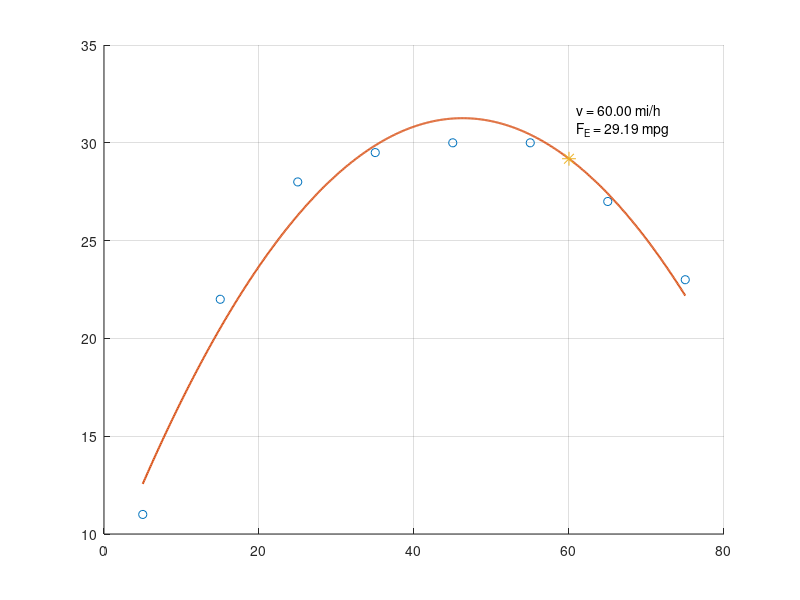

MATLAB code for this plot: (Note: this script raises an error after producing the figure.)
function pl5_q1
    % Curve fitting data with second-order polynomial
    
    % Speeds of car
    v = [5 : 10 : 75] ;
    v_fine = [5 : 0.1 : 75] ; %use finer speeds for higher resolution graph
    
    % Fuel efficiencies at those speeds
    F_E = [11 22 28 29.5 30 30 27 23] ;
    
    % Speed to be used in estimation
    estim_speed = 60 ;
    
    function plot_polyfit(x, y, degree, fig)
        p = polyfit(x, y, degree) ; %fit polynomial to data of given degree
        p_estims = polyval(p, v_fine) ; %use finer speeds to estimate

        % Plotting
        figure(fig) ;
        hold on ;
        grid on ;
        
        plot(x, y, 'o') ; %plot the given data
        plot(v_fine, p_estims, 'LineWidth', 1.5) ; %plot nth degree polynomial estimation
        
        estim_point = [estim_speed polyval(p, estim_speed)] ; %estimate at v=60
        
        plot(estim_point(1), estim_point(2), '*', 'MarkerSize', 10) ; %estimate the value at v=60
        point_label = sprintf('v = %0.2f mi/h\nF_E = %0.2f mpg', estim_point(1), estim_point(2)) ;
        text(estim_point(1)+1, estim_point(2)+2, point_label) ;
        xline(estim_speed, '--', 'color', [0.1 0.5 0.1]) ;
        yline(polyval(p, estim_speed), '--', 'color', [0.1 0.5 0.1]) ; %create intersecting lines at eval point

        xlabel('Speed [mi/h]') ;
        ylabel('Fuel efficiency [mpg]') ;
        title(['Fuel Efficiency vs. Speed (degree=', num2str(degree), ')']) ;
    end

    %% PLOTTING
    % Call the function twice for both degrees of polynomial estimation
    plot_polyfit(v, F_E, 2, 1) ;
    plot_polyfit(v, F_E, 3, 2) ;
end